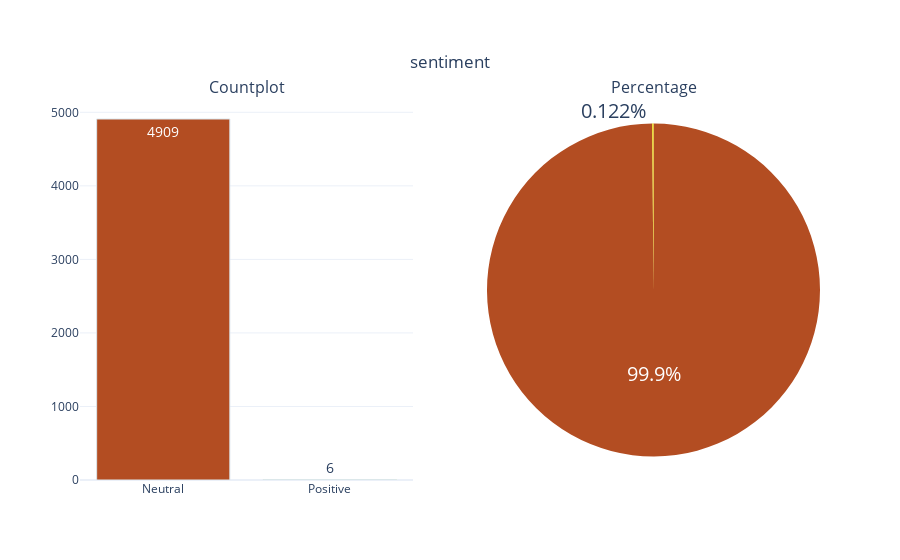

Write notebook code for a chart like this one.
### Code cell
categorical_variable_summary(df,'sentiment')

### Figure 1 — Plotly figure (JSON) as saved in the notebook; plotly's stock layout.template omitted (floating-point values rounded to 4 significant figures)
{"data": [{"marker": {"color": ["#B34D22", "#EBE00C", "#1FEB0C", "#C92EBC", "#EB0CD5"], "line": {"color": "#DBE6EC", "width": 1}}, "name": "sentiment", "showlegend": false, "text": ["4909", "6"], "textfont": {"size": 14}, "textposition": "auto", "x": ["Neutral", "Positive"], "xaxis": "x", "y": [4909, 6], "yaxis": "y", "type": "bar"}, {"domain": {"x": [0.55, 1], "y": [0, 1]}, "labels": ["Neutral", "Positive"], "marker": {"colors": ["#B34D22", "#EBE00C", "#1FEB0C", "#C92EBC", "#EB0CD5"]}, "name": "sentiment", "showlegend": false, "textfont": {"size": 20}, "textposition": "auto", "values": [4909, 6], "type": "pie"}], "layout": {"annotations": [{"font": {"size": 16}, "showarrow": false, "text": "Countplot", "x": 0.225, "xanchor": "center", "xref": "paper", "y": 1, "yanchor": "bottom", "yref": "paper"}, {"font": {"size": 16}, "showarrow": false, "text": "Percentage", "x": 0.775, "xanchor": "center", "xref": "paper", "y": 1, "yanchor": "bottom", "yref": "paper"}], "title": {"text": "sentiment", "x": 0.5, "xanchor": "center", "y": 0.9, "yanchor": "top"}, "xaxis": {"anchor": "y", "domain": [0, 0.45]}, "yaxis": {"anchor": "x", "domain": [0, 1]}}}
